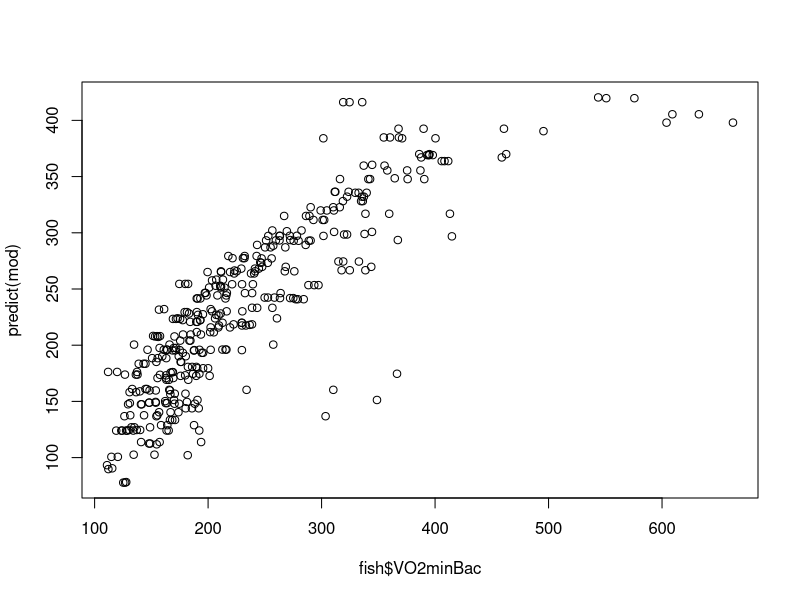
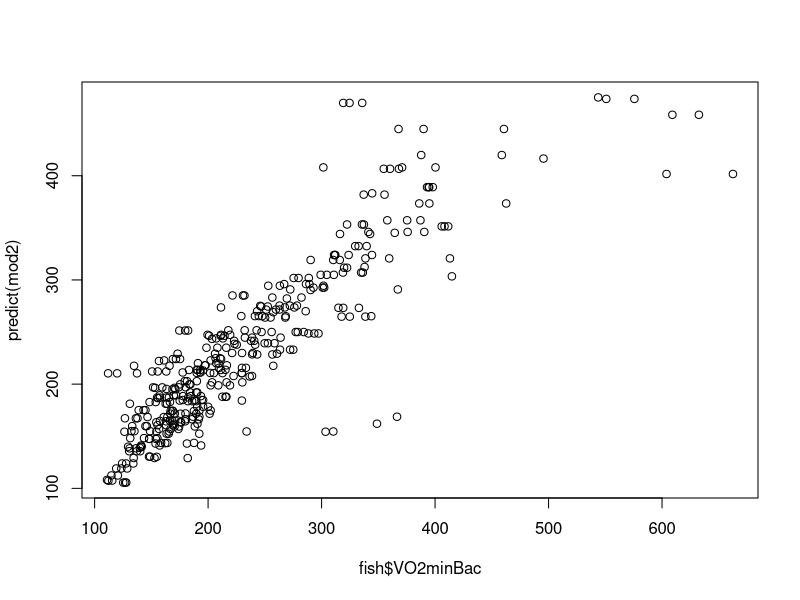

Write the R code that produced these figures, in order. (Note: this script raises an error after producing the figures.)
# some fish analysis

# David Lawrence Miller 4 December 2017

## 1. datastuff

# load some data, from JvdH, 4/11/2017
library(readxl)
fish <- read_xlsx("FHL_FishVO2_allreps.xlsx")

# make the things that need to be factors factors
fish$Fish <- as.factor(fish$Fish)
fish$Flow <- as.factor(fish$Flow)
fish$Rep <- as.factor(fish$Rep)
# make a speed^2 variable for convenience
fish$Speed2 <- fish$Speed^2



## 2. let's fit some simple models...

library(nlme)
# comparing using speed and speed^2
mod <- lme(VO2minBac ~ Flow:Speed, list(Fish=~1), data=fish)
mod2 <- lme(VO2minBac ~ Flow:Speed2, list(Fish=~1), data=fish)

# comparing observed and predicted values...
# looks like there is some non-linearity when speed is used
plot(fish$VO2minBac, predict(mod))
# much better with speed^2!
plot(fish$VO2minBac, predict(mod2))

# okay but this wasn't in the list of models that we wanted to check
# instead want to fit something of the form
#  O2 ~ a + b*Speed^c
# estimate a,b,c and have a random effect for fish
# each a,b,c has two levels, one for each treatment (Laminar/Turbulent)

# NOTES:
# - formula is NOT a standard R formula
# - fixed specifies the form for the fixed effects (the a,b,c parameters)
# - random says what the random effects are (random intercept for a)
# - starting values are from previous magic
modr <- nlme(VO2minBac~a+b*Speed^c,
             fixed = a+b+c~Flow,
             random = a+b+c~1|Fish,
             start=c(168.7038472,0, 6,0, 2.2036793, 0),
#correlation=corCAR1(form=~Speed|Fish),
# ^^^ maybe want to think about this later?
             data=fish)

# does this seem right?
summary(modr)

# plot observed vs predicted
plot(fish$VO2minBac, predict(modr),
     asp=1,
     xlab="Observed VO2minBac", ylab="Predicted VO2minBac")
abline(a=0,b=1, col="blue", lty=2)
# same but average over repetitions...
# (a bit cleaner)
plot(aggregate(fish$VO2minBac, list(fish$Speed, fish$Flow, fish$Fish), mean)$x,
     aggregate(predict(modr), list(fish$Speed, fish$Flow, fish$Fish), mean)$x,
     asp=1,
     xlab="Observed VO2minBac", ylab="Predicted VO2minBac")
abline(a=0,b=1, col="blue", lty=2)





## 3. model checking...

# per fish residuals
# - this looks okay, no major variations
bp_dat <- data.frame(resids = residuals(modr),
                     Fish   = fish2$Fish)
boxplot(resids~Fish, bp_dat)

# residuals by Speed
# - these look okay too, maybe some increase in variance at higher speeds?
dat <- data.frame(residuals = residuals(modr),
#                  Speed     = cut(fish$Speed, seq(0.25,4.75,0.5)))
                  Speed     = cut(fish$Speed, c(seq(0.25,3.75,0.5), 4.75)))
boxplot(residuals~Speed, dat, varwidth=TRUE)

# predictions vs. residuals
# - hmm, looks like we do a bad job for very large O2 values?
plot(modr)

# what aout a q-q plot of the residuals
# - not perfect: looks like we aren't doing such a good job in the tails?
qqnorm(modr, abline=c(0,1))

# q-q of the random effects (we think they should be normal)
qqnorm(modr, ~ranef(.))





## 4. prediction plots
library(ggplot2)

# plot predictions per Fish
# make prediction grid, then predict
preddat <- expand.grid(Speed = seq(0.5, 4.5, by=0.1),
                       Flow  = c("L", "T"),
                       Fish  = unique(fish$Fish))
plotty <- predict(modr, preddat, level=1)
plotty <- cbind(preddat, VO2minBac=plotty)

p <- ggplot(plotty, aes(x=Speed, y=VO2minBac, group=Flow, colour=Flow)) +
  geom_line(size=0.75, linetype=2) +
  geom_point(data=fish) +
  facet_wrap(~Fish, nrow=2) +
  theme_minimal() +
  scale_colour_brewer(type="qual")
print(p)



# plot predictions averaged over Fish
# make prediction grid, then predict
preddat <- expand.grid(Speed = seq(0.5, 4.5, by=0.1),
                       Flow  =  c("L", "T"))
plotty <- predict(modr, preddat, level=0)
plotty <- cbind(preddat, VO2minBac=plotty)

p <- ggplot(plotty, aes(x=Speed, y=VO2minBac, group=Flow, colour=Flow)) +
  geom_line(size=0.75, linetype=2) +
  geom_point(data=fish) +
  theme_minimal() +
  scale_colour_brewer(type="qual")
print(p)







# if we wanted to be really fancy we might do this...
#library(mgcv)
#modgam <- gam(VO2minBac ~ s(Speed, Flow, bs="fs") +s(Fish, bs="re"), data=fish)


